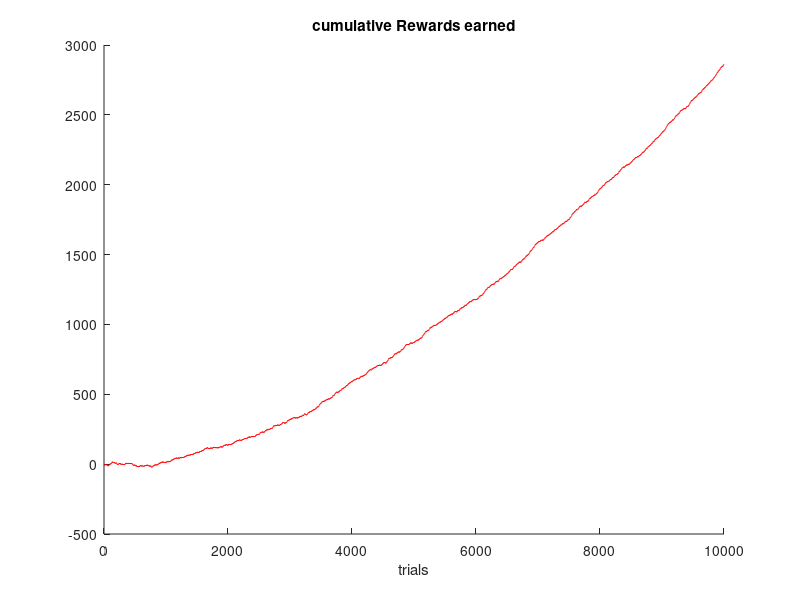
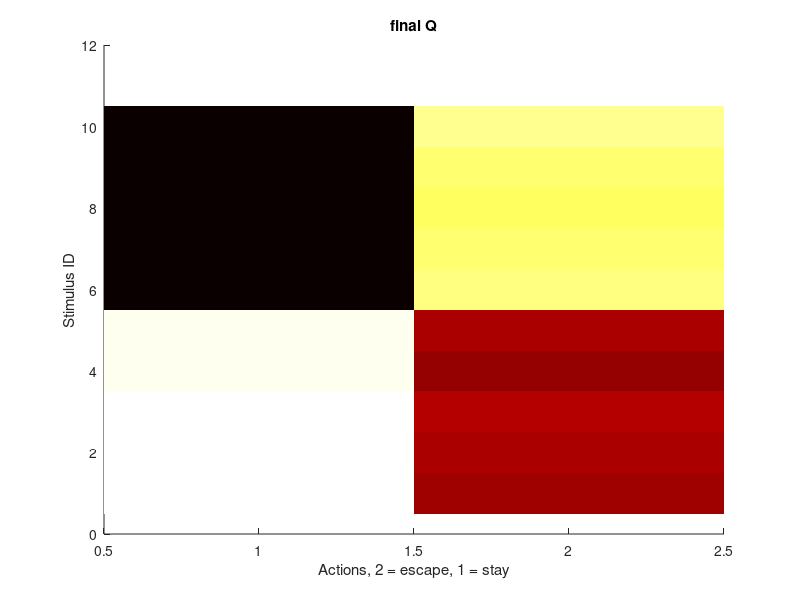
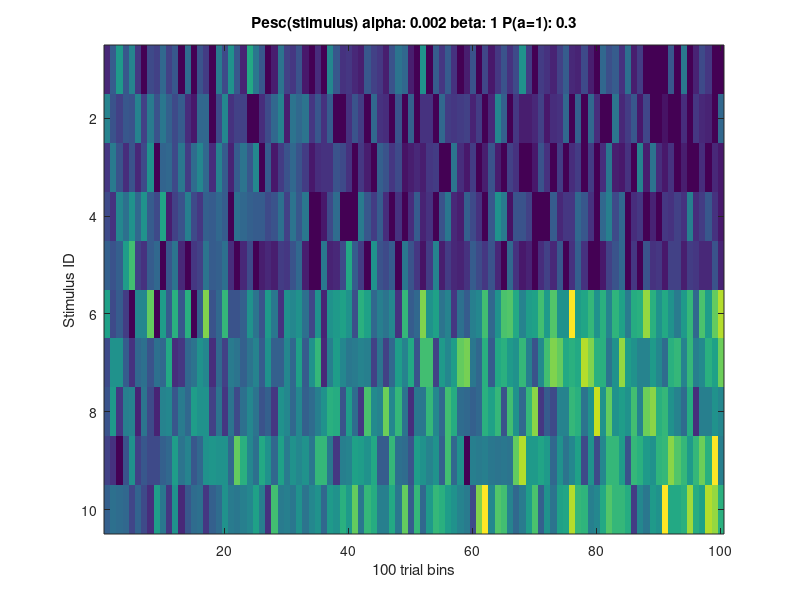
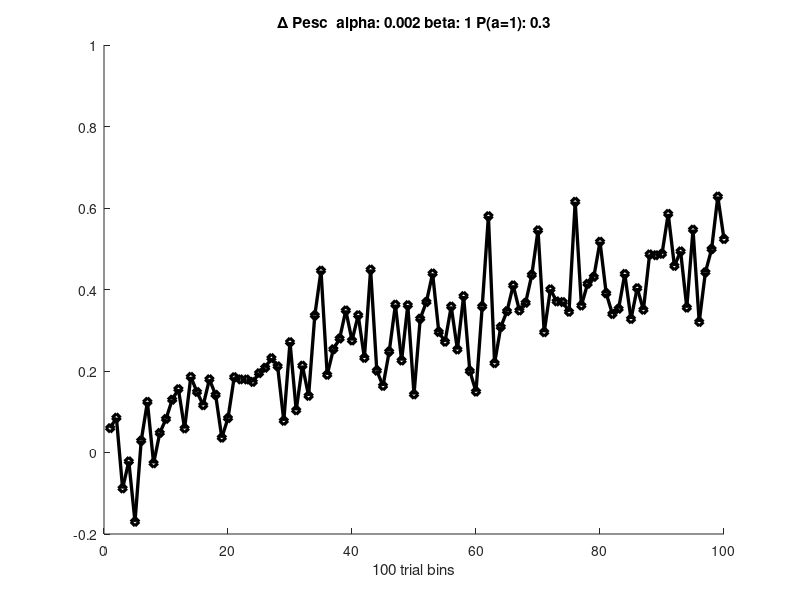

These charts were generated, in order, by the following MATLAB code:
%Discrete case
%Demonstrator learns by Sarsa Q(a,s) <- Q(a,s) + alpha.(r - Q(a,s)) 
%takes actions according to   a ~ P(r=1|a,s)P(a) / Z

clc
close all
clear

%number of stimuli
Ns = 10;
%number of actions
Na = 2;

alpha = 0.002; %learning rate
beta = 1; %inverse temperature
Pescape = [0.7 0.3]; %prior probability of escape

ntrials = 10000; binsize = 100;

%Action value function
Q = zeros(Ns,Na);  %this is the q function Q
x = nan(1,ntrials); %chosen stimulus
a = nan(1,ntrials); %chosen action 

%reward per trial
R = nan(1,ntrials);

S = zeros(1,Ns);
A = zeros(1,Ns); %count of escapes per stimulus
l=1;

%Pesc
PESC = nan(ntrials/binsize,Ns);
dpnp = nan(ntrials/binsize,2);

for ii = 1:ntrials
    
    %choose a stimulus
    h = randi(Ns);
    
    x(ii) = h;
    S(h) = S(h)+1;
    
    
    %choose an action
    %P = exp(beta*Q(h,:))/sum(exp(beta*Q(h,:)));
    P = exp(beta*Q(h,:)).*Pescape;
    P = P/sum(P);
    a(ii) = 1 + double(P(2)>rand); %stochastic action in binary action case 
    %[~,a(ii)] = max(P);
    
    if a(ii)==2
        A(h) =A(h)+1;
    end
    
    %collect reward
    if (h <= Ns/2 && a(ii)==2)  %this is escape when no puff
        
        r = -1;
    elseif (h <= Ns/2 && a(ii)==1) % this is stay when no puff
        r = 1;
    elseif (h > Ns/2 && a(ii)==2) %this is escape when puff
        r = 1;
    elseif (h > Ns/2 && a(ii)==1)
        r = -1;             % this is stay when puff 
    end
    
    %rewards
    R(ii) = r;
    
    %Q iteration
    Q(h,a(ii)) = Q(h,a(ii)) + alpha*(r - Q(h,a(ii)));
    
    if rem(ii,binsize)==0
        PESC(l,:) = A./S;  %probability of escape
        dpnp(l,1) = mean(PESC(l,Ns/2 + 1:end)) - mean(PESC(l,1:Ns/2)); %delPesc
        A = zeros(1,Ns); S = A;
        l=l+1;
    end
    %figure(11);plot(sum(R(1:ii)),'-*b');title 'accumulated rewards';
    
end
figure(11);hold on;plot(cumsum(R),'r');title 'cumulative Rewards earned'; xlabel 'trials';
figure(22);hold on;imagesc(Q);colormap(hot); title 'final Q'; ylabel 'Stimulus ID';
xlabel 'Actions, 2 = escape, 1 = stay';

figure(33);imagesc(PESC'); ylabel 'Stimulus ID'; xlabel([num2str(binsize) ' trial bins']);
title(['Pesc(stimulus) alpha: ' num2str(alpha) ' beta: ' num2str(beta) ' P(a=1): ' num2str(Pescape(2))]);

figure(44);hold on;plot(dpnp,'-dk','LineWidth',2.4);xlabel([num2str(binsize) ' trial bins']); ylim([-0.2 1]);
title(['\Delta Pesc  alpha: ' num2str(alpha) ' beta: ' num2str(beta) ' P(a=1): ' num2str(Pescape(2))]);
tt = mean(PESC(end-5:end,:)); tt = tt(:);
figure(55);plot([tt(1:Ns/2) ;  nan(Ns/2,1)],'-db','LineWidth',2.4); 
hold on; plot([nan(Ns/2,1); tt(Ns/2 + 1:end)],'-dr','LineWidth',2.4); ylim([0 1]);